Frame 1 (no input): blank canvas, image omitted
Frame 60 (the mouse pressed at the canvas centre just before this capture): blank canvas, image omitted
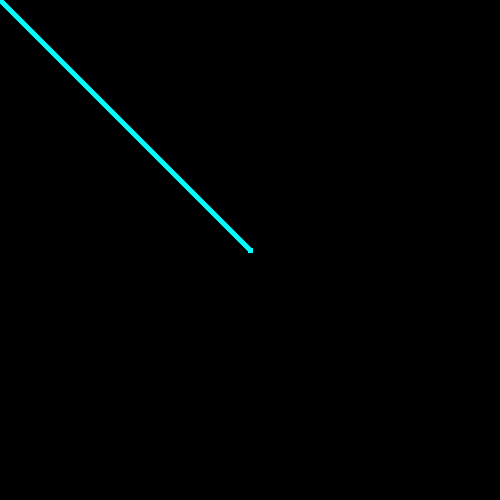
Frame 120 (the mouse held since frame 60 and released just before this capture)

The Processing sketch whose frames 1 and 60 were blank and that drew this single picture after the mouse press (run headless with seeded random() and noise(); from frame 60 on, the mouse is pressed at the canvas centre):

// Processing sketch: diagonalcolors
// ── diagonalcolors.pde
void setup()
{
  size(500, 500);
  background(0);
  colorMode(HSB);
}

void draw()
{
  stroke(255);
  strokeWeight(5);
  stroke(((mouseX + mouseY )/1000.0f)* 255, 255, 255);
  line(pmouseX, pmouseY, mouseX, mouseY);
}
